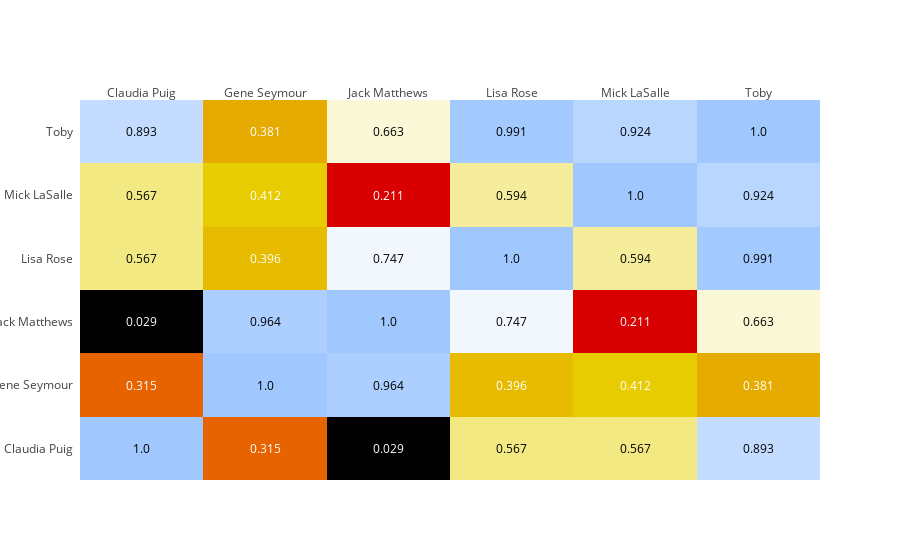

This figure's notebook cell:
### Code cell
fig=ff.create_annotated_heatmap(z=corr.values.round(3),x=list(corr.index),y=list(corr.columns),colorscale='Blackbody')
iplot(fig)

### Figure 1 — Plotly figure (JSON) as saved in the notebook; plotly's stock layout.template omitted (floating-point values rounded to 4 significant figures)
{"data": [{"colorscale": "Blackbody", "reversescale": false, "showscale": false, "type": "heatmap", "uid": "1cb95829-6e10-4946-98f8-4ed72309078e", "x": ["Claudia Puig", "Gene Seymour", "Jack Matthews", "Lisa Rose", "Mick LaSalle", "Toby"], "y": ["Claudia Puig", "Gene Seymour", "Jack Matthews", "Lisa Rose", "Mick LaSalle", "Toby"], "z": [[1, 0.315, 0.029, 0.567, 0.567, 0.893], [0.315, 1, 0.964, 0.396, 0.412, 0.381], [0.029, 0.964, 1, 0.747, 0.211, 0.663], [0.567, 0.396, 0.747, 1, 0.594, 0.991], [0.567, 0.412, 0.211, 0.594, 1, 0.924], [0.893, 0.381, 0.663, 0.991, 0.924, 1]]}], "layout": {"annotations": [{"font": {"color": "#000000"}, "showarrow": false, "text": "1.0", "x": "Claudia Puig", "xref": "x", "y": "Claudia Puig", "yref": "y"}, {"font": {"color": "#FFFFFF"}, "showarrow": false, "text": "0.315", "x": "Gene Seymour", "xref": "x", "y": "Claudia Puig", "yref": "y"}, {"font": {"color": "#FFFFFF"}, "showarrow": false, "text": "0.029", "x": "Jack Matthews", "xref": "x", "y": "Claudia Puig", "yref": "y"}, {"font": {"color": "#000000"}, "showarrow": false, "text": "0.567", "x": "Lisa Rose", "xref": "x", "y": "Claudia Puig", "yref": "y"}, {"font": {"color": "#000000"}, "showarrow": false, "text": "0.567", "x": "Mick LaSalle", "xref": "x", "y": "Claudia Puig", "yref": "y"}, {"font": {"color": "#000000"}, "showarrow": false, "text": "0.893", "x": "Toby", "xref": "x", "y": "Claudia Puig", "yref": "y"}, {"font": {"color": "#FFFFFF"}, "showarrow": false, "text": "0.315", "x": "Claudia Puig", "xref": "x", "y": "Gene Seymour", "yref": "y"}, {"font": {"color": "#000000"}, "showarrow": false, "text": "1.0", "x": "Gene Seymour", "xref": "x", "y": "Gene Seymour", "yref": "y"}, {"font": {"color": "#000000"}, "showarrow": false, "text": "0.964", "x": "Jack Matthews", "xref": "x", "y": "Gene Seymour", "yref": "y"}, {"font": {"color": "#FFFFFF"}, "showarrow": false, "text": "0.396", "x": "Lisa Rose", "xref": "x", "y": "Gene Seymour", "yref": "y"}, {"font": {"color": "#FFFFFF"}, "showarrow": false, "text": "0.412", "x": "Mick LaSalle", "xref": "x", "y": "Gene Seymour", "yref": "y"}, {"font": {"color": "#FFFFFF"}, "showarrow": false, "text": "0.381", "x": "Toby", "xref": "x", "y": "Gene Seymour", "yref": "y"}, {"font": {"color": "#FFFFFF"}, "showarrow": false, "text": "0.029", "x": "Claudia Puig", "xref": "x", "y": "Jack Matthews", "yref": "y"}, {"font": {"color": "#000000"}, "showarrow": false, "text": "0.964", "x": "Gene Seymour", "xref": "x", "y": "Jack Matthews", "yref": "y"}, {"font": {"color": "#000000"}, "showarrow": false, "text": "1.0", "x": "Jack Matthews", "xref": "x", "y": "Jack Matthews", "yref": "y"}, {"font": {"color": "#000000"}, "showarrow": false, "text": "0.747", "x": "Lisa Rose", "xref": "x", "y": "Jack Matthews", "yref": "y"}, {"font": {"color": "#FFFFFF"}, "showarrow": false, "text": "0.211", "x": "Mick LaSalle", "xref": "x", "y": "Jack Matthews", "yref": "y"}, {"font": {"color": "#000000"}, "showarrow": false, "text": "0.663", "x": "Toby", "xref": "x", "y": "Jack Matthews", "yref": "y"}, {"font": {"color": "#000000"}, "showarrow": false, "text": "0.567", "x": "Claudia Puig", "xref": "x", "y": "Lisa Rose", "yref": "y"}, {"font": {"color": "#FFFFFF"}, "showarrow": false, "text": "0.396", "x": "Gene Seymour", "xref": "x", "y": "Lisa Rose", "yref": "y"}, {"font": {"color": "#000000"}, "showarrow": false, "text": "0.747", "x": "Jack Matthews", "xref": "x", "y": "Lisa Rose", "yref": "y"}, {"font": {"color": "#000000"}, "showarrow": false, "text": "1.0", "x": "Lisa Rose", "xref": "x", "y": "Lisa Rose", "yref": "y"}, {"font": {"color": "#000000"}, "showarrow": false, "text": "0.594", "x": "Mick LaSalle", "xref": "x", "y": "Lisa Rose", "yref": "y"}, {"font": {"color": "#000000"}, "showarrow": false, "text": "0.991", "x": "Toby", "xref": "x", "y": "Lisa Rose", "yref": "y"}, {"font": {"color": "#000000"}, "showarrow": false, "text": "0.567", "x": "Claudia Puig", "xref": "x", "y": "Mick LaSalle", "yref": "y"}, {"font": {"color": "#FFFFFF"}, "showarrow": false, "text": "0.412", "x": "Gene Seymour", "xref": "x", "y": "Mick LaSalle", "yref": "y"}, {"font": {"color": "#FFFFFF"}, "showarrow": false, "text": "0.211", "x": "Jack Matthews", "xref": "x", "y": "Mick LaSalle", "yref": "y"}, {"font": {"color": "#000000"}, "showarrow": false, "text": "0.594", "x": "Lisa Rose", "xref": "x", "y": "Mick LaSalle", "yref": "y"}, {"font": {"color": "#000000"}, "showarrow": false, "text": "1.0", "x": "Mick LaSalle", "xref": "x", "y": "Mick LaSalle", "yref": "y"}, {"font": {"color": "#000000"}, "showarrow": false, "text": "0.924", "x": "Toby", "xref": "x", "y": "Mick LaSalle", "yref": "y"}, {"font": {"color": "#000000"}, "showarrow": false, "text": "0.893", "x": "Claudia Puig", "xref": "x", "y": "Toby", "yref": "y"}, {"font": {"color": "#FFFFFF"}, "showarrow": false, "text": "0.381", "x": "Gene Seymour", "xref": "x", "y": "Toby", "yref": "y"}, {"font": {"color": "#000000"}, "showarrow": false, "text": "0.663", "x": "Jack Matthews", "xref": "x", "y": "Toby", "yref": "y"}, {"font": {"color": "#000000"}, "showarrow": false, "text": "0.991", "x": "Lisa Rose", "xref": "x", "y": "Toby", "yref": "y"}, {"font": {"color": "#000000"}, "showarrow": false, "text": "0.924", "x": "Mick LaSalle", "xref": "x", "y": "Toby", "yref": "y"}, {"font": {"color": "#000000"}, "showarrow": false, "text": "1.0", "x": "Toby", "xref": "x", "y": "Toby", "yref": "y"}], "xaxis": {"dtick": 1, "gridcolor": "rgb(0, 0, 0)", "side": "top", "ticks": ""}, "yaxis": {"dtick": 1, "ticks": "", "ticksuffix": "  "}}}
